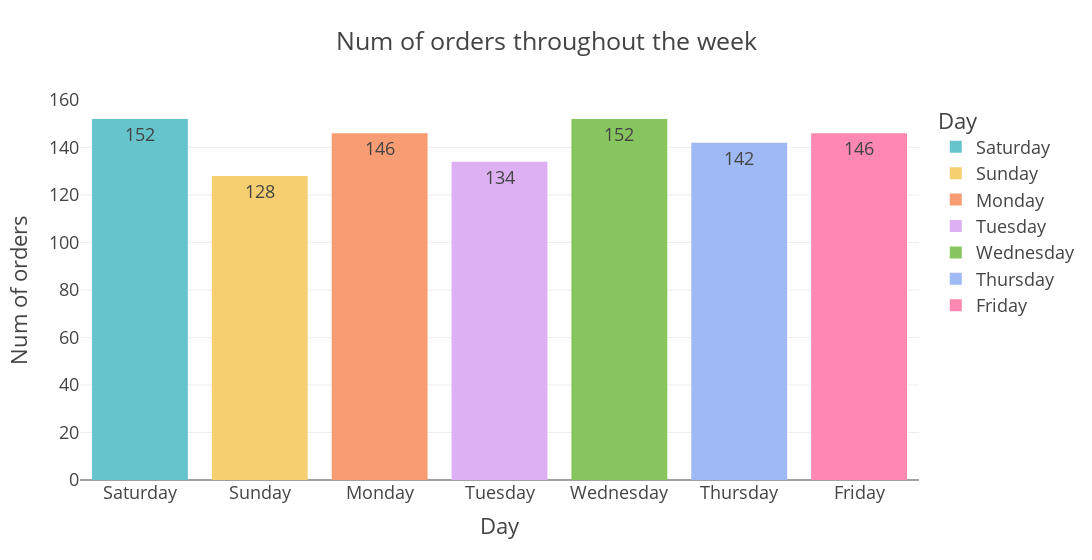

Here is the notebook cell this chart was saved with:
### Code cell
dff=df.groupby("day_name")["OrderID"].count().reset_index(name="num_of_orders")
fig=px.bar(data_frame=dff,
          x="day_name",
          y="num_of_orders",
          color="day_name",
          color_discrete_sequence=px.colors.qualitative.Pastel,
          title="Num of orders throughout the week",
          width=1400,
          text="num_of_orders",
          template="presentation",
          category_orders={"day_name":["Saturday","Sunday","Monday","Tuesday","Wednesday","Thursday","Friday"]},
          labels={"day_name":"Day","num_of_orders":"Num of orders"})
fig.update_layout(showlegend=True)
print(dff)
fig.show()

### Figure 1 — Plotly figure (JSON) as saved in the notebook; plotly's stock layout.template omitted (floating-point values rounded to 4 significant figures)
{"data": [{"alignmentgroup": "True", "hovertemplate": "Day=%{x}<br>Num of orders=%{text}<extra></extra>", "legendgroup": "Saturday", "marker": {"color": "rgb(102, 197, 204)", "pattern": {"shape": ""}}, "name": "Saturday", "offsetgroup": "Saturday", "orientation": "v", "showlegend": true, "text": [152], "textposition": "auto", "type": "bar", "x": ["Saturday"], "xaxis": "x", "y": [152], "yaxis": "y"}, {"alignmentgroup": "True", "hovertemplate": "Day=%{x}<br>Num of orders=%{text}<extra></extra>", "legendgroup": "Sunday", "marker": {"color": "rgb(246, 207, 113)", "pattern": {"shape": ""}}, "name": "Sunday", "offsetgroup": "Sunday", "orientation": "v", "showlegend": true, "text": [128], "textposition": "auto", "type": "bar", "x": ["Sunday"], "xaxis": "x", "y": [128], "yaxis": "y"}, {"alignmentgroup": "True", "hovertemplate": "Day=%{x}<br>Num of orders=%{text}<extra></extra>", "legendgroup": "Monday", "marker": {"color": "rgb(248, 156, 116)", "pattern": {"shape": ""}}, "name": "Monday", "offsetgroup": "Monday", "orientation": "v", "showlegend": true, "text": [146], "textposition": "auto", "type": "bar", "x": ["Monday"], "xaxis": "x", "y": [146], "yaxis": "y"}, {"alignmentgroup": "True", "hovertemplate": "Day=%{x}<br>Num of orders=%{text}<extra></extra>", "legendgroup": "Tuesday", "marker": {"color": "rgb(220, 176, 242)", "pattern": {"shape": ""}}, "name": "Tuesday", "offsetgroup": "Tuesday", "orientation": "v", "showlegend": true, "text": [134], "textposition": "auto", "type": "bar", "x": ["Tuesday"], "xaxis": "x", "y": [134], "yaxis": "y"}, {"alignmentgroup": "True", "hovertemplate": "Day=%{x}<br>Num of orders=%{text}<extra></extra>", "legendgroup": "Wednesday", "marker": {"color": "rgb(135, 197, 95)", "pattern": {"shape": ""}}, "name": "Wednesday", "offsetgroup": "Wednesday", "orientation": "v", "showlegend": true, "text": [152], "textposition": "auto", "type": "bar", "x": ["Wednesday"], "xaxis": "x", "y": [152], "yaxis": "y"}, {"alignmentgroup": "True", "hovertemplate": "Day=%{x}<br>Num of orders=%{text}<extra></extra>", "legendgroup": "Thursday", "marker": {"color": "rgb(158, 185, 243)", "pattern": {"shape": ""}}, "name": "Thursday", "offsetgroup": "Thursday", "orientation": "v", "showlegend": true, "text": [142], "textposition": "auto", "type": "bar", "x": ["Thursday"], "xaxis": "x", "y": [142], "yaxis": "y"}, {"alignmentgroup": "True", "hovertemplate": "Day=%{x}<br>Num of orders=%{text}<extra></extra>", "legendgroup": "Friday", "marker": {"color": "rgb(254, 136, 177)", "pattern": {"shape": ""}}, "name": "Friday", "offsetgroup": "Friday", "orientation": "v", "showlegend": true, "text": [146], "textposition": "auto", "type": "bar", "x": ["Friday"], "xaxis": "x", "y": [146], "yaxis": "y"}], "layout": {"barmode": "relative", "legend": {"title": {"text": "Day"}, "tracegroupgap": 0}, "showlegend": true, "title": {"text": "Num of orders throughout the week"}, "width": 1400, "xaxis": {"anchor": "y", "categoryarray": ["Saturday", "Sunday", "Monday", "Tuesday", "Wednesday", "Thursday", "Friday"], "categoryorder": "array", "domain": [0, 1], "title": {"text": "Day"}}, "yaxis": {"anchor": "x", "domain": [0, 1], "title": {"text": "Num of orders"}}}}
